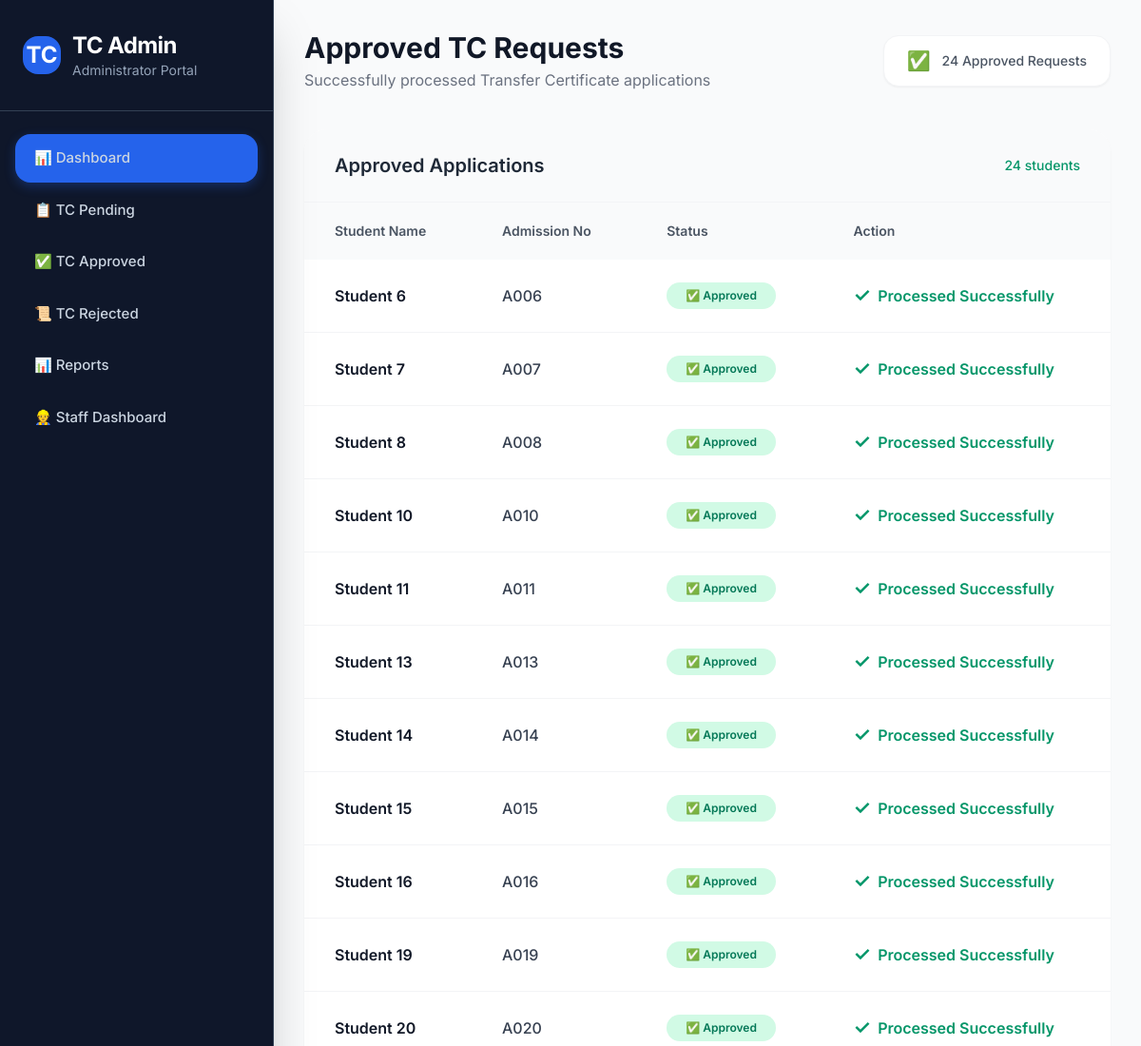
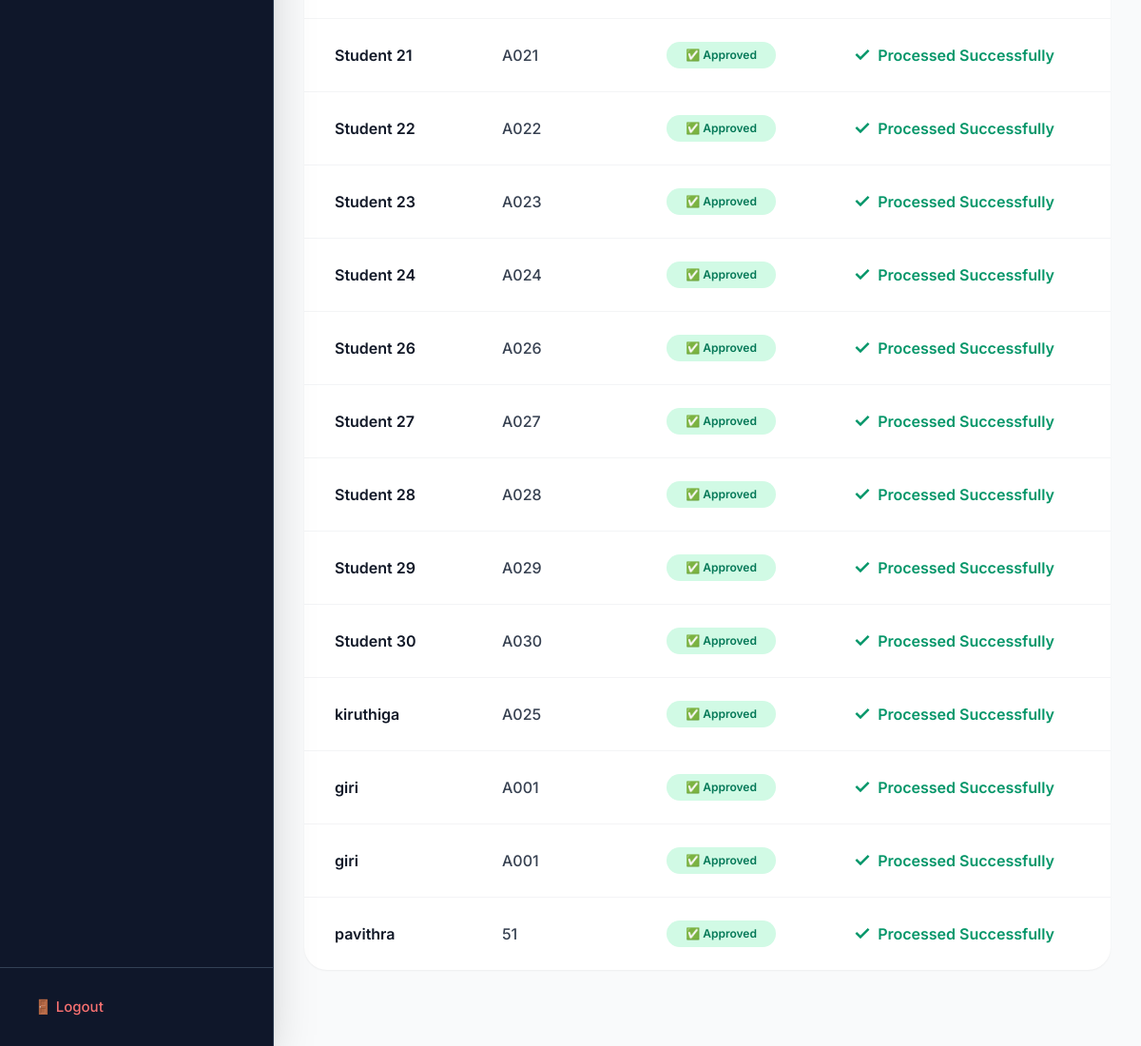
/approved/, run on the app's committed database (2 pictures, top to bottom).
### tc_app/models.py (models this page shows, shortened)
class Student(models.Model):
    user = models.ForeignKey(settings.AUTH_USER_MODEL, on_delete=models.CASCADE,null=True,blank=True)
    STATUS_CHOICES = (
        ('pending', 'Pending'),
        ('approved', 'Approved'),
        ('rejected', 'Rejected'),
    )
    status = models.CharField(max_length=10, choices=STATUS_CHOICES, default='pending')
    serial_no = models.CharField(max_length=20)
    admission_no = models.CharField(max_length=20)
    name = models.CharField(max_length=100)
    father_name = models.CharField(max_length=100)
    nationality = models.CharField(max_length=50)
    religion_caste = models.CharField(max_length=100)
    community = models.CharField(max_length=20)
    sex = models.CharField(max_length=10)
    dob = models.CharField(max_length=50)
    admission_date = models.CharField(max_length=50)
    identification_mark1 = models.CharField(max_length=100)
    identification_mark2 = models.CharField(max_length=100)
    branch_sem = models.CharField(max_length=100)
    promotion = models.CharField(max_length=50)
    fees_paid = models.CharField(max_length=50)
    scholarship = models.CharField(max_length=50)
    medium = models.CharField(max_length=50)
    conduct = models.CharField(max_length=50)
    tc_issue_date = models.CharField(max_length=50)
    leaving_date = models.CharField(max_length=50)
    declaration_date = models.CharField(max_length=50)

### tc_app/views.py (the view)
# urls.py: path('approved/', views.approved,name='approved'),
def approved(request):
    students = Student.objects.all()
    approved_count = students.filter(status='approved').count()
    approved=Student.objects.filter(status='approved')
    return render(request,'approved.html',{'approved':approved,approved_count:approved_count})

### tc_app/templates/approved.html (shortened to what this page needs)
{% extends 'base.html' %}
{% block content %}
<div class="p-8">
    <div class="flex justify-between items-center mb-10">
        <div>
            <h1 class="text-3xl font-bold text-gray-900">Approved TC Requests</h1>
            <p class="text-gray-500 mt-1">Successfully processed Transfer Certificate applications</p>
        </div>
        <div class="flex items-center gap-3 bg-white px-6 py-3 rounded-2xl shadow-sm border border-gray-100">
            <span class="text-emerald-500 text-xl">✅</span>
            <span class="text-sm font-medium text-gray-600">{{ approved|length }} Approved Requests</span>
        </div>
    </div>
    <div class="bg-white rounded-3xl shadow-sm overflow-hidden">
        <div class="px-8 py-6 border-b border-gray-100 bg-gray-50 flex justify-between items-center">
            <h2 class="font-semibold text-xl text-gray-800">Approved Applications</h2>
            <span class="text-emerald-600 text-sm font-medium">{{ approved|length }} students</span>
        </div>
        <div class="overflow-x-auto">
            <table class="w-full">
                <thead>
                    <tr class="bg-gray-50">
                        <th class="px-8 py-5 text-left text-sm font-semibold text-gray-600">Student Name</th>
                        <th class="px-8 py-5 text-left text-sm font-semibold text-gray-600">Admission No</th>
                        <th class="px-8 py-5 text-left text-sm font-semibold text-gray-600">Status</th>
                        <th class="px-8 py-5 text-left text-sm font-semibold text-gray-600">Action</th>
                    </tr>
                </thead>
                <tbody class="divide-y divide-gray-100">
                    {% for student in approved %}
                    <tr class="hover:bg-gray-50 transition-all duration-200">
                        <td class="px-8 py-6">
                            <div class="font-semibold text-gray-900">{{ student.name }}</div>
                        </td>
                        <td class="px-8 py-6 text-gray-700 font-medium">{{ student.admission_no }}</td>
                        <td class="px-8 py-6">
                            <span class="inline-flex items-center px-5 py-1.5 rounded-full text-xs font-semibold bg-emerald-100 text-emerald-700">
                                ✅ Approved
                            </span>
                        </td>
                        <td class="px-8 py-6">
                            <span class="inline-flex items-center gap-2 text-emerald-600 font-semibold">
                                <span class="text-xl">✓</span>
                                Processed Successfully
                            </span>
                        </td>
                    </tr>
                    {% endfor %}
                </tbody>
            </table>
        </div>
    </div>
    <div class="h-12"></div>
</div>
{% endblock %}

### tc_app/templates/base.html (shortened to what this page needs)
<!DOCTYPE html>
{% load static %}
<html lang="en">
<head>
    <script src="https://cdn.tailwindcss.com"></script>
</head>
<body class="bg-gray-50 text-gray-900">
    <div class="sidebar w-72 fixed h-screen border-r border-slate-700 shadow-2xl flex flex-col">
        <div class="px-6 py-8 border-b border-slate-700">
            <div class="flex items-center gap-3">
                <div class="w-10 h-10 bg-blue-600 rounded-2xl flex items-center justify-center text-white text-2xl font-bold">
                    TC
                </div>
                <div>
                    <h2 class="text-2xl font-bold text-white tracking-tight">TC Admin</h2>
                    <p class="text-slate-400 text-sm">Administrator Portal</p>
                </div>
            </div>
        </div>
        <nav class="flex-1 px-4 py-6 overflow-y-auto">
            <ul class="space-y-1">
                <li>
                    <a href="{% url 'admin_dashboard' %}" class="nav-link active flex items-center gap-3 px-5 py-3.5 text-slate-300 hover:text-white rounded-2xl text-[15px] font-medium">
                        📊 Dashboard
                    </a>
                </li>
                <li>
                    <a href="{% url 'pending' %}" class="nav-link flex items-center gap-3 px-5 py-3.5 text-slate-300 hover:text-white rounded-2xl text-[15px] font-medium">
                        📋 TC Pending
                    </a>
                </li>
                <li>
                    <a href="{% url 'approved' %}" class="nav-link flex items-center gap-3 px-5 py-3.5 text-slate-300 hover:text-white rounded-2xl text-[15px] font-medium">
                        ✅ TC Approved
                    </a>
                </li>
                <li>
                    <a href="{% url 'rejected' %}" class="nav-link flex items-center gap-3 px-5 py-3.5 text-slate-300 hover:text-white rounded-2xl text-[15px] font-medium">
                        📜 TC Rejected
                    </a>
                </li>
                <li>
                    <a href="{% url 'reports' %}" class="nav-link flex items-center gap-3 px-5 py-3.5 text-slate-300 hover:text-white rounded-2xl text-[15px] font-medium">
                        📊 Reports
                    </a>
                </li>
                <li>
                    <a href="{% url 'staff_dashboard' %}" class="nav-link flex items-center gap-3 px-5 py-3.5 text-slate-300 hover:text-white rounded-2xl text-[15px] font-medium">
                        👷 Staff Dashboard
                    </a>
                </li>
            </ul>
        </nav>
        <div class="p-4 border-t border-slate-700">
            <a href="{% url 'logout' %}"
               onclick="return confirm('Are you sure you want to logout?')"
               class="nav-link flex items-center gap-3 px-5 py-3.5 text-red-400 hover:text-red-500 rounded-2xl text-[15px] font-medium">
                🚪 Logout
            </a>
        </div>
    </div>
    <div class="ml-72 min-h-screen">
        {% block content %}
        {% endblock %}
    </div>
</body>
</html>

### tc_app/templates/base.html (style rules this page uses)
body { font-family: 'Inter', sans-serif; }
.sidebar { background: #0f172a; }
.nav-link { transition: all 0.3s ease; }
.nav-link.active { background-color: #2563eb; box-shadow: 0 4px 12px rgba(37, 99, 235, 0.3); }

### data on the page
Student: name "Student 6", admission_no "A006"
Student: name "Student 7", admission_no "A007"
Student: name "Student 8", admission_no "A008"
Student: name "Student 10", admission_no "A010"
Student: name "Student 11", admission_no "A011"
Student: name "Student 13", admission_no "A013"
Student: name "Student 14", admission_no "A014"
Student: name "Student 15", admission_no "A015"
Student: name "Student 16", admission_no "A016"
Student: name "Student 19", admission_no "A019"
Student: name "Student 20", admission_no "A020"
Student: name "Student 21", admission_no "A021"
Student: name "Student 22", admission_no "A022"
Student: name "Student 23", admission_no "A023"
Student: name "Student 24", admission_no "A024"
Student: name "Student 26", admission_no "A026"
Student: name "Student 27", admission_no "A027"
Student: name "Student 28", admission_no "A028"
Student: name "Student 29", admission_no "A029"
Student: name "Student 30", admission_no "A030"
Student: name "kiruthiga", admission_no "A025"
Student: name "giri", admission_no "A001"
Student: name "giri", admission_no "A001"
Student: name "pavithra", admission_no "51"

### other printed values
{{ approved|length }} "24"
